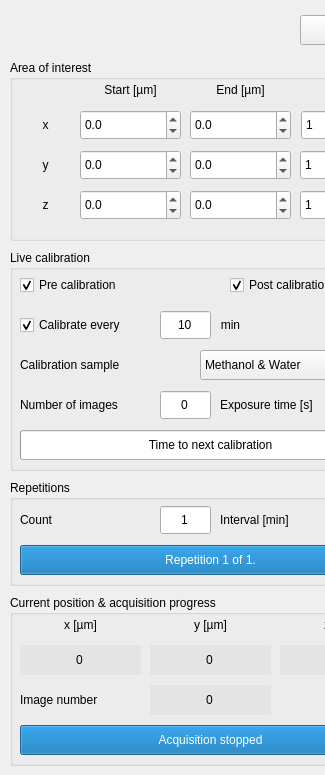
                   <widget class="QWidget" name="scrollAreaWidgetContents">
                    <property name="geometry">
                     <rect>
                      <x>0</x>
                      <y>0</y>
                      <width>325</width>
                      <height>775</height>
                     </rect>
                    </property>
                    <property name="minimumSize">
                     <size>
                      <width>0</width>
                      <height>775</height>
                     </size>
                    </property>
                    <widget class="QGroupBox" name="acquisitionAOI">
                     <property name="geometry">
                      <rect>
                       <x>10</x>
                       <y>60</y>
                       <width>401</width>
                       <height>181</height>
                      </rect>
                     </property>
                     <property name="title">
                      <string>Area of interest</string>
                     </property>
                     <widget class="QLabel" name="stepsLabel">
                      <property name="geometry">
                       <rect>
                        <x>290</x>
                        <y>15</y>
                        <width>101</width>
                        <height>30</height>
                       </rect>
                      </property>
                      <property name="text">
                       <string># Steps</string>
                      </property>
                      <property name="alignment">
                       <set>Qt::AlignCenter</set>
                      </property>
                     </widget>
                     <widget class="QLabel" name="startLabel">
                      <property name="geometry">
                       <rect>
                        <x>70</x>
                        <y>15</y>
                        <width>101</width>
                        <height>30</height>
                       </rect>
                      </property>
                      <property name="text">
                       <string>Start [µm]</string>
                      </property>
                      <property name="alignment">
                       <set>Qt::AlignCenter</set>
                      </property>
                     </widget>
                     <widget class="QLabel" name="endLabel">
                      <property name="geometry">
                       <rect>
                        <x>180</x>
                        <y>15</y>
                        <width>101</width>
                        <height>30</height>
                       </rect>
                      </property>
                      <property name="text">
                       <string>End [µm]</string>
                      </property>
                      <property name="alignment">
                       <set>Qt::AlignCenter</set>
                      </property>
                     </widget>
                     <widget class="QLabel" name="xLabel">
                      <property name="geometry">
                       <rect>
                        <x>10</x>
                        <y>50</y>
                        <width>51</width>
                        <height>30</height>
                       </rect>
                      </property>
                      <property name="text">
                       <string>x</string>
                      </property>
                      <property name="alignment">
                       <set>Qt::AlignCenter</set>
                      </property>
                     </widget>
                     <widget class="QLabel" name="yLabel">
                      <property name="geometry">
                       <rect>
                        <x>10</x>
                        <y>90</y>
                        <width>51</width>
                        <height>30</height>
                       </rect>
                      </property>
                      <property name="text">
                       <string>y</string>
                      </property>
                      <property name="alignment">
                       <set>Qt::AlignCenter</set>
                      </property>
                     </widget>
                     <widget class="QLabel" name="zLabel">
                      <property name="geometry">
                       <rect>
                        <x>10</x>
                        <y>130</y>
                        <width>51</width>
                        <height>30</height>
                       </rect>
                      </property>
                      <property name="text">
                       <string>z</string>
                      </property>
                      <property name="alignment">
                       <set>Qt::AlignCenter</set>
                      </property>
                     </widget>
                     <widget class="QDoubleSpinBox" name="startX">
                      <property name="geometry">
                       <rect>
                        <x>70</x>
                        <y>50</y>
                        <width>101</width>
                        <height>30</height>
                       </rect>
                      </property>
                      <property name="decimals">
                       <number>1</number>
                      </property>
                      <property name="minimum">
                       <double>-1000.000000000000000</double>
                      </property>
                      <property name="maximum">
                       <double>1000.000000000000000</double>
                      </property>
                      <property name="singleStep">
                       <double>1.000000000000000</double>
                      </property>
                     </widget>
                     <widget class="QDoubleSpinBox" name="endX">
                      <property name="geometry">
                       <rect>
                        <x>180</x>
                        <y>50</y>
                        <width>101</width>
                        <height>30</height>
                       </rect>
                      </property>
                      <property name="decimals">
                       <number>1</number>
                      </property>
                      <property name="minimum">
                       <double>-1000.000000000000000</double>
                      </property>
                      <property name="maximum">
                       <double>1000.000000000000000</double>
                      </property>
                      <property name="singleStep">
                       <double>1.000000000000000</double>
                      </property>
                     </widget>
                     <widget class="QDoubleSpinBox" name="endZ">
                      <property name="geometry">
                       <rect>
                        <x>180</x>
                        <y>130</y>
                        <width>101</width>
                        <height>30</height>
                       </rect>
                      </property>
                      <property name="decimals">
                       <number>1</number>
                      </property>
                      <property name="minimum">
                       <double>-1000.000000000000000</double>
                      </property>
                      <property name="maximum">
                       <double>1000.000000000000000</double>
                      </property>
                      <property name="singleStep">
                       <double>1.000000000000000</double>
                      </property>
                     </widget>
                     <widget class="QDoubleSpinBox" name="startZ">
                      <property name="geometry">
                       <rect>
                        <x>70</x>
                        <y>130</y>
                        <width>101</width>
                        <height>30</height>
                       </rect>
                      </property>
                      <property name="decimals">
                       <number>1</number>
                      </property>
                      <property name="minimum">
                       <double>-1000.000000000000000</double>
                      </property>
                      <property name="maximum">
                       <double>1000.000000000000000</double>
                      </property>
                      <property name="singleStep">
                       <double>1.000000000000000</double>
                      </property>
                     </widget>
                     <widget class="QDoubleSpinBox" name="startY">
                      <property name="geometry">
                       <rect>
                        <x>70</x>
                        <y>90</y>
                        <width>101</width>
                        <height>30</height>
                       </rect>
                      </property>
                      <property name="decimals">
                       <number>1</number>
                      </property>
                      <property name="minimum">
                       <double>-1000.000000000000000</double>
                      </property>
                      <property name="maximum">
                       <double>1000.000000000000000</double>
                      </property>
                      <property name="singleStep">
                       <double>1.000000000000000</double>
                      </property>
                     </widget>
                     <widget class="QDoubleSpinBox" name="endY">
                      <property name="geometry">
                       <rect>
                        <x>180</x>
                        <y>90</y>
                        <width>101</width>
                        <height>30</height>
                       </rect>
                      </property>
                      <property name="decimals">
                       <number>1</number>
                      </property>
                      <property name="minimum">
                       <double>-1000.000000000000000</double>
                      </property>
                      <property name="maximum">
                       <double>1000.000000000000000</double>
                      </property>
                      <property name="singleStep">
                       <double>1.000000000000000</double>
                      </property>
                     </widget>
                     <widget class="QSpinBox" name="stepsX">
                      <property name="geometry">
                       <rect>
                        <x>291</x>
                        <y>50</y>
                        <width>101</width>
                        <height>30</height>
                       </rect>
                      </property>
                      <property name="minimum">
                       <number>1</number>
                      </property>
                      <property name="maximum">
                       <number>1000</number>
                      </property>
                     </widget>
                     <widget class="QSpinBox" name="stepsZ">
                      <property name="geometry">
                       <rect>
                        <x>290</x>
                        <y>130</y>
                        <width>101</width>
                        <height>30</height>
                       </rect>
                      </property>
                      <property name="minimum">
                       <number>1</number>
                      </property>
                      <property name="maximum">
                       <number>1000</number>
                      </property>
                     </widget>
                     <widget class="QSpinBox" name="stepsY">
                      <property name="geometry">
                       <rect>
                        <x>290</x>
                        <y>90</y>
                        <width>101</width>
                        <height>30</height>
                       </rect>
                      </property>
                      <property name="minimum">
                       <number>1</number>
                      </property>
                      <property name="maximum">
                       <number>1000</number>
                      </property>
                     </widget>
                    </widget>
                    <widget class="QGroupBox" name="liveCalibration">
                     <property name="geometry">
                      <rect>
                       <x>10</x>
                       <y>250</y>
                       <width>401</width>
                       <height>221</height>
                      </rect>
                     </property>
                     <property name="title">
                      <string>Live calibration</string>
                     </property>
                     <widget class="QCheckBox" name="preCalibration">
                      <property name="geometry">
                       <rect>
                        <x>10</x>
                        <y>20</y>
                        <width>181</width>
                        <height>30</height>
                       </rect>
                      </property>
                      <property name="text">
                       <string>Pre calibration</string>
                      </property>
                      <property name="checked">
                       <bool>true</bool>
                      </property>
                     </widget>
                     <widget class="QCheckBox" name="conCalibration">
                      <property name="geometry">
                       <rect>
                        <x>10</x>
                        <y>60</y>
                        <width>141</width>
                        <height>30</height>
                       </rect>
                      </property>
                      <property name="text">
                       <string>Calibrate every</string>
                      </property>
                      <property name="checked">
                       <bool>true</bool>
                      </property>
                     </widget>
                     <widget class="QCheckBox" name="postCalibration">
                      <property name="geometry">
                       <rect>
                        <x>220</x>
                        <y>20</y>
                        <width>171</width>
                        <height>30</height>
                       </rect>
                      </property>
                      <property name="text">
                       <string>Post calibration</string>
                      </property>
                      <property name="checked">
                       <bool>true</bool>
                      </property>
                     </widget>
                     <widget class="QLabel" name="label_11">
                      <property name="geometry">
                       <rect>
                        <x>200</x>
                        <y>60</y>
                        <width>41</width>
                        <height>30</height>
                       </rect>
                      </property>
                      <property name="text">
                       <string>min</string>
                      </property>
                      <property name="alignment">
                       <set>Qt::AlignCenter</set>
                      </property>
                     </widget>
                     <widget class="QProgressBar" name="calibrationProgress">
                      <property name="geometry">
                       <rect>
                        <x>10</x>
                        <y>180</y>
                        <width>381</width>
                        <height>30</height>
                       </rect>
                      </property>
                      <property name="value">
                       <number>0</number>
                      </property>
                      <property name="alignment">
                       <set>Qt::AlignCenter</set>
                      </property>
                      <property name="format">
                       <string>Time to next calibration</string>
                      </property>
                     </widget>
                     <widget class="QLabel" name="label_12">
                      <property name="geometry">
                       <rect>
                        <x>10</x>
                        <y>140</y>
                        <width>141</width>
                        <height>30</height>
                       </rect>
                      </property>
                      <property name="text">
                       <string>Number of images</string>
                      </property>
                      <property name="alignment">
                       <set>Qt::AlignLeading|Qt::AlignLeft|Qt::AlignVCenter</set>
                      </property>
                     </widget>
                     <widget class="QLabel" name="label_13">
                      <property name="geometry">
                       <rect>
                        <x>210</x>
                        <y>140</y>
                        <width>131</width>
                        <height>30</height>
                       </rect>
                      </property>
                      <property name="text">
                       <string>Exposure time [s]</string>
                      </property>
                      <property name="alignment">
                       <set>Qt::AlignLeading|Qt::AlignLeft|Qt::AlignVCenter</set>
                      </property>
                     </widget>
                     <widget class="QLabel" name="label_14">
                      <property name="geometry">
                       <rect>
                        <x>10</x>
                        <y>100</y>
                        <width>171</width>
                        <height>30</height>
                       </rect>
                      </property>
                      <property name="text">
                       <string>Calibration sample</string>
                      </property>
                      <property name="alignment">
                       <set>Qt::AlignLeading|Qt::AlignLeft|Qt::AlignVCenter</set>
                      </property>
                     </widget>
                     <widget class="QComboBox" name="sampleSelection">
                      <property name="geometry">
                       <rect>
                        <x>190</x>
                        <y>100</y>
                        <width>201</width>
                        <height>30</height>
                       </rect>
                      </property>
                      <item>
                       <property name="text">
                        <string>Methanol &amp; Water</string>
                       </property>
                      </item>
                      <item>
                       <property name="text">
                        <string>Methanol</string>
                       </property>
                      </item>
                      <item>
                       <property name="text">
                        <string>Water</string>
                       </property>
                      </item>
                      <item>
                       <property name="text">
                        <string>PMMA</string>
                       </property>
                      </item>
                     </widget>
                     <widget class="QDoubleSpinBox" name="conCalibrationInterval">
                      <property name="geometry">
                       <rect>
                        <x>150</x>
                        <y>60</y>
                        <width>51</width>
                        <height>30</height>
                       </rect>
                      </property>
                      <property name="alignment">
                       <set>Qt::AlignCenter</set>
                      </property>
                      <property name="buttonSymbols">
                       <enum>QAbstractSpinBox::NoButtons</enum>
                      </property>
                      <property name="decimals">
                       <number>0</number>
                      </property>
                      <property name="value">
                       <double>10.000000000000000</double>
                      </property>
                     </widget>
                     <widget class="QDoubleSpinBox" name="calibrationExposureTime">
                      <property name="geometry">
                       <rect>
                        <x>340</x>
                        <y>140</y>
                        <width>51</width>
                        <height>30</height>
                       </rect>
                      </property>
                      <property name="alignment">
                       <set>Qt::AlignCenter</set>
                      </property>
                      <property name="buttonSymbols">
                       <enum>QAbstractSpinBox::NoButtons</enum>
                      </property>
                      <property name="decimals">
                       <number>0</number>
                      </property>
                      <property name="value">
                       <double>1.000000000000000</double>
                      </property>
                     </widget>
                     <widget class="QSpinBox" name="nrCalibrationImages">
                      <property name="geometry">
                       <rect>
                        <x>150</x>
                        <y>140</y>
                        <width>51</width>
                        <height>30</height>
                       </rect>
                      </property>
                      <property name="alignment">
                       <set>Qt::AlignCenter</set>
                      </property>
                      <property name="buttonSymbols">
                       <enum>QAbstractSpinBox::NoButtons</enum>
                      </property>
                     </widget>
                    </widget>
                    <widget class="QGroupBox" name="acquisitionProgress">
                     <property name="geometry">
                      <rect>
                       <x>10</x>
                       <y>595</y>
                       <width>401</width>
                       <height>171</height>
                      </rect>
                     </property>
                     <property name="title">
                      <string>Current position &amp;&amp; acquisition progress</string>
                     </property>
                     <widget class="QProgressBar" name="progressBar">
                      <property name="geometry">
                       <rect>
                        <x>10</x>
                        <y>130</y>
                        <width>381</width>
                        <height>30</height>
                       </rect>
                      </property>
                      <property name="value">
                       <number>100</number>
                      </property>
                      <property name="alignment">
                       <set>Qt::AlignCenter</set>
                      </property>
                      <property name="format">
                       <string extracomment="Test">Acquisition stopped</string>
                      </property>
                     </widget>
                     <widget class="QLineEdit" name="positionX">
                      <property name="geometry">
                       <rect>
                        <x>10</x>
                        <y>50</y>
                        <width>121</width>
                        <height>30</height>
                       </rect>
                      </property>
                      <property name="styleSheet">
                       <string notr="true">background: #E4E4E4;
border: none;</string>
                      </property>
                      <property name="text">
                       <string>0</string>
                      </property>
                      <property name="alignment">
                       <set>Qt::AlignCenter</set>
                      </property>
                      <property name="readOnly">
                       <bool>true</bool>
                      </property>
                     </widget>
                     <widget class="QLineEdit" name="positionY">
                      <property name="geometry">
                       <rect>
                        <x>140</x>
                        <y>50</y>
                        <width>121</width>
                        <height>30</height>
                       </rect>
                      </property>
                      <property name="styleSheet">
                       <string notr="true">background: #E4E4E4;
border: none;</string>
                      </property>
                      <property name="text">
                       <string>0</string>
                      </property>
                      <property name="alignment">
                       <set>Qt::AlignCenter</set>
                      </property>
                      <property name="readOnly">
                       <bool>true</bool>
                      </property>
                     </widget>
                     <widget class="QLineEdit" name="positionZ">
                      <property name="geometry">
                       <rect>
                        <x>270</x>
                        <y>50</y>
                        <width>121</width>
                        <height>30</height>
                       </rect>
                      </property>
                      <property name="styleSheet">
                       <string notr="true">background: #E4E4E4;
border: none;</string>
                      </property>
                      <property name="text">
                       <string>0</string>
                      </property>
                      <property name="alignment">
                       <set>Qt::AlignCenter</set>
                      </property>
                      <property name="readOnly">
                       <bool>true</bool>
                      </property>
                     </widget>
                     <widget class="QLineEdit" name="imageNr">
                      <property name="geometry">
                       <rect>
                        <x>140</x>
                        <y>90</y>
                        <width>121</width>
                        <height>30</height>
                       </rect>
                      </property>
                      <property name="styleSheet">
                       <string notr="true">background: #E4E4E4;
border: none;</string>
                      </property>
                      <property name="text">
                       <string>0</string>
                      </property>
                      <property name="alignment">
                       <set>Qt::AlignCenter</set>
                      </property>
                      <property name="readOnly">
                       <bool>true</bool>
                      </property>
                     </widget>
                     <widget class="QLabel" name="imageNr_label">
                      <property name="geometry">
                       <rect>
                        <x>10</x>
                        <y>90</y>
                        <width>131</width>
                        <height>30</height>
                       </rect>
                      </property>
                      <property name="text">
                       <string>Image number</string>
                      </property>
                     </widget>
                     <widget class="QLabel" name="positionX_label">
                      <property name="geometry">
                       <rect>
                        <x>10</x>
                        <y>15</y>
                        <width>121</width>
                        <height>30</height>
                       </rect>
                      </property>
                      <property name="text">
                       <string>x [µm]</string>
                      </property>
                      <property name="alignment">
                       <set>Qt::AlignCenter</set>
                      </property>
                     </widget>
                     <widget class="QLabel" name="positionY_label">
                      <property name="geometry">
                       <rect>
                        <x>140</x>
                        <y>15</y>
                        <width>121</width>
                        <height>30</height>
                       </rect>
                      </property>
                      <property name="text">
                       <string>y [µm]</string>
                      </property>
                      <property name="alignment">
                       <set>Qt::AlignCenter</set>
                      </property>
                     </widget>
                     <widget class="QLabel" name="positionZ_label">
                      <property name="geometry">
                       <rect>
                        <x>270</x>
                        <y>15</y>
                        <width>121</width>
                        <height>30</height>
                       </rect>
                      </property>
                      <property name="text">
                       <string>z [µm]</string>
                      </property>
                      <property name="alignment">
                       <set>Qt::AlignCenter</set>
                      </property>
                     </widget>
                    </widget>
                    <widget class="QGroupBox" name="repetitions">
                     <property name="enabled">
                      <bool>true</bool>
                     </property>
                     <property name="geometry">
                      <rect>
                       <x>10</x>
                       <y>480</y>
                       <width>401</width>
                       <height>106</height>
                      </rect>
                     </property>
                     <property name="title">
                      <string>Repetitions</string>
                     </property>
                     <widget class="QLabel" name="repetitionCount_label">
                      <property name="geometry">
                       <rect>
                        <x>10</x>
                        <y>25</y>
                        <width>141</width>
                        <height>30</height>
                       </rect>
                      </property>
                      <property name="text">
                       <string>Count</string>
                      </property>
                      <property name="alignment">
                       <set>Qt::AlignLeading|Qt::AlignLeft|Qt::AlignVCenter</set>
                      </property>
                     </widget>
                     <widget class="QLabel" name="repetitionInterval_label">
                      <property name="geometry">
                       <rect>
                        <x>210</x>
                        <y>25</y>
                        <width>131</width>
                        <height>30</height>
                       </rect>
                      </property>
                      <property name="text">
                       <string>Interval [min]</string>
                      </property>
                      <property name="alignment">
                       <set>Qt::AlignLeading|Qt::AlignLeft|Qt::AlignVCenter</set>
                      </property>
                     </widget>
                     <widget class="QProgressBar" name="repetitionProgress">
                      <property name="geometry">
                       <rect>
                        <x>10</x>
                        <y>65</y>
                        <width>381</width>
                        <height>30</height>
                       </rect>
                      </property>
                      <property name="value">
                       <number>100</number>
                      </property>
                      <property name="alignment">
                       <set>Qt::AlignCenter</set>
                      </property>
                      <property name="format">
                       <string extracomment="Test">Repetition 1 of 1.</string>
                      </property>
                     </widget>
                     <widget class="QSpinBox" name="repetitionCount">
                      <property name="geometry">
                       <rect>
                        <x>150</x>
                        <y>25</y>
                        <width>51</width>
                        <height>30</height>
                       </rect>
                      </property>
                      <property name="alignment">
                       <set>Qt::AlignCenter</set>
                      </property>
                      <property name="buttonSymbols">
                       <enum>QAbstractSpinBox::NoButtons</enum>
                      </property>
                      <property name="minimum">
                       <number>1</number>
                      </property>
                      <property name="maximum">
                       <number>100</number>
                      </property>
                     </widget>
                     <widget class="QDoubleSpinBox" name="repetitionInterval">
                      <property name="geometry">
                       <rect>
                        <x>340</x>
                        <y>25</y>
                        <width>51</width>
                        <height>30</height>
                       </rect>
                      </property>
                      <property name="alignment">
                       <set>Qt::AlignCenter</set>
                      </property>
                      <property name="buttonSymbols">
                       <enum>QAbstractSpinBox::NoButtons</enum>
                      </property>
                      <property name="decimals">
                       <number>2</number>
                      </property>
                      <property name="value">
                       <double>10.000000000000000</double>
                      </property>
                     </widget>
                    </widget>
                    <widget class="QPushButton" name="acquisitionStart">
                     <property name="enabled">
                      <bool>true</bool>
                     </property>
                     <property name="geometry">
                      <rect>
                       <x>300</x>
                       <y>15</y>
                       <width>111</width>
                       <height>30</height>
                      </rect>
                     </property>
                     <property name="text">
                      <string>Start</string>
                     </property>
                    </widget>
                   </widget>
